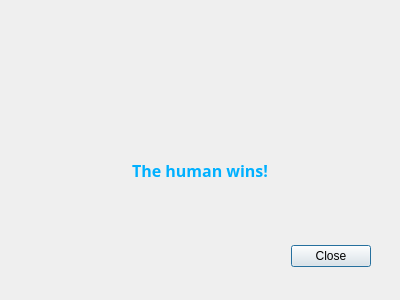
<?xml version="1.0" encoding="UTF-8"?>
<ui version="4.0">
 <class>WinnerDialogHuman</class>
 <widget class="QDialog" name="WinnerDialogHuman">
  <property name="geometry">
   <rect>
    <x>0</x>
    <y>0</y>
    <width>400</width>
    <height>300</height>
   </rect>
  </property>
  <property name="windowTitle">
   <string>Dialog</string>
  </property>
  <widget class="QDialogButtonBox" name="buttonBox">
   <property name="geometry">
    <rect>
     <x>30</x>
     <y>240</y>
     <width>341</width>
     <height>32</height>
    </rect>
   </property>
   <property name="orientation">
    <enum>Qt::Horizontal</enum>
   </property>
   <property name="standardButtons">
    <set>QDialogButtonBox::Close</set>
   </property>
  </widget>
  <widget class="QLabel" name="label">
   <property name="geometry">
    <rect>
     <x>160</x>
     <y>50</y>
     <width>80</width>
     <height>80</height>
    </rect>
   </property>
   <property name="text">
    <string/>
   </property>
  </widget>
  <widget class="QLabel" name="label_2">
   <property name="geometry">
    <rect>
     <x>40</x>
     <y>130</y>
     <width>320</width>
     <height>80</height>
    </rect>
   </property>
   <property name="sizePolicy">
    <sizepolicy hsizetype="Ignored" vsizetype="Preferred">
     <horstretch>0</horstretch>
     <verstretch>0</verstretch>
    </sizepolicy>
   </property>
   <property name="palette">
    <palette>
     <active>
      <colorrole role="WindowText">
       <brush brushstyle="SolidPattern">
        <color alpha="255">
         <red>0</red>
         <green>176</green>
         <blue>255</blue>
        </color>
       </brush>
      </colorrole>
     </active>
     <inactive>
      <colorrole role="WindowText">
       <brush brushstyle="SolidPattern">
        <color alpha="255">
         <red>0</red>
         <green>176</green>
         <blue>255</blue>
        </color>
       </brush>
      </colorrole>
     </inactive>
     <disabled>
      <colorrole role="WindowText">
       <brush brushstyle="SolidPattern">
        <color alpha="255">
         <red>120</red>
         <green>120</green>
         <blue>120</blue>
        </color>
       </brush>
      </colorrole>
     </disabled>
    </palette>
   </property>
   <property name="font">
    <font>
     <family>Product Sans</family>
     <pointsize>12</pointsize>
     <weight>75</weight>
     <bold>true</bold>
    </font>
   </property>
   <property name="text">
    <string>The human wins!</string>
   </property>
   <property name="alignment">
    <set>Qt::AlignCenter</set>
   </property>
  </widget>
 </widget>
 <resources/>
 <connections>
  <connection>
   <sender>buttonBox</sender>
   <signal>accepted()</signal>
   <receiver>WinnerDialogHuman</receiver>
   <slot>accept()</slot>
   <hints>
    <hint type="sourcelabel">
     <x>248</x>
     <y>254</y>
    </hint>
    <hint type="destinationlabel">
     <x>157</x>
     <y>274</y>
    </hint>
   </hints>
  </connection>
  <connection>
   <sender>buttonBox</sender>
   <signal>rejected()</signal>
   <receiver>WinnerDialogHuman</receiver>
   <slot>reject()</slot>
   <hints>
    <hint type="sourcelabel">
     <x>316</x>
     <y>260</y>
    </hint>
    <hint type="destinationlabel">
     <x>286</x>
     <y>274</y>
    </hint>
   </hints>
  </connection>
 </connections>
</ui>
